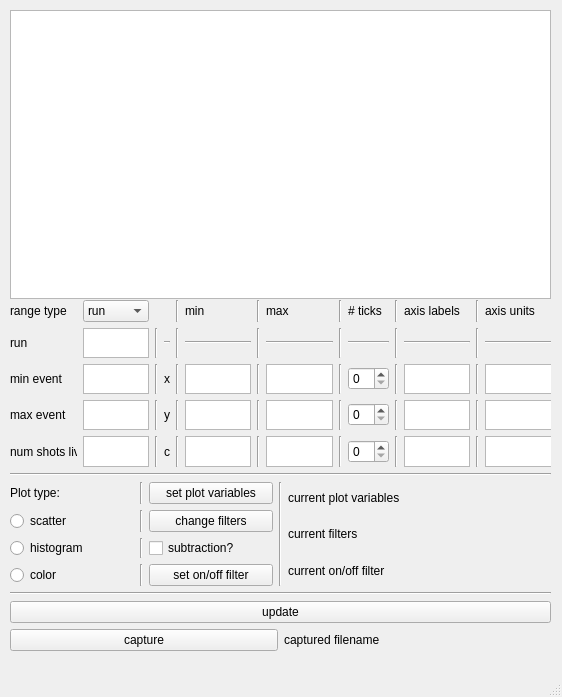
<?xml version="1.0" encoding="UTF-8"?>
<ui version="4.0">
 <class>Plot</class>
 <widget class="QMainWindow" name="Plot">
  <property name="geometry">
   <rect>
    <x>0</x>
    <y>0</y>
    <width>562</width>
    <height>697</height>
   </rect>
  </property>
  <property name="windowTitle">
   <string>Plotter</string>
  </property>
  <widget class="QWidget" name="centralwidget">
   <widget class="QWidget" name="verticalLayoutWidget">
    <property name="geometry">
     <rect>
      <x>10</x>
      <y>300</y>
      <width>541</width>
      <height>351</height>
     </rect>
    </property>
    <layout class="QVBoxLayout" name="verticalLayout">
     <property name="sizeConstraint">
      <enum>QLayout::SetDefaultConstraint</enum>
     </property>
     <item>
      <layout class="QGridLayout" name="gridLayout">
       <item row="0" column="0">
        <widget class="QLabel" name="lbl_run_event">
         <property name="text">
          <string>range type</string>
         </property>
        </widget>
       </item>
       <item row="0" column="15">
        <widget class="QLabel" name="lbl_axis_units">
         <property name="text">
          <string>axis units</string>
         </property>
        </widget>
       </item>
       <item row="4" column="15">
        <widget class="QTextEdit" name="tbox_c_axis_units"/>
       </item>
       <item row="3" column="14">
        <widget class="Line" name="line_38">
         <property name="orientation">
          <enum>Qt::Vertical</enum>
         </property>
        </widget>
       </item>
       <item row="2" column="1">
        <widget class="QPlainTextEdit" name="tbox_min_event"/>
       </item>
       <item row="4" column="8">
        <widget class="Line" name="line_18">
         <property name="orientation">
          <enum>Qt::Vertical</enum>
         </property>
        </widget>
       </item>
       <item row="2" column="0">
        <widget class="QLabel" name="lbl_min_event">
         <property name="text">
          <string>min event</string>
         </property>
        </widget>
       </item>
       <item row="1" column="0">
        <widget class="QLabel" name="lbl_run">
         <property name="text">
          <string>run</string>
         </property>
        </widget>
       </item>
       <item row="1" column="7">
        <widget class="Line" name="line_9">
         <property name="orientation">
          <enum>Qt::Horizontal</enum>
         </property>
        </widget>
       </item>
       <item row="1" column="4">
        <widget class="Line" name="line">
         <property name="orientation">
          <enum>Qt::Vertical</enum>
         </property>
        </widget>
       </item>
       <item row="4" column="5">
        <widget class="QLabel" name="lbl_c">
         <property name="text">
          <string>c</string>
         </property>
        </widget>
       </item>
       <item row="3" column="5">
        <widget class="QLabel" name="lbl_y">
         <property name="text">
          <string>y</string>
         </property>
        </widget>
       </item>
       <item row="0" column="12">
        <widget class="Line" name="line_20">
         <property name="orientation">
          <enum>Qt::Vertical</enum>
         </property>
        </widget>
       </item>
       <item row="2" column="4">
        <widget class="Line" name="line_4">
         <property name="orientation">
          <enum>Qt::Vertical</enum>
         </property>
        </widget>
       </item>
       <item row="3" column="4">
        <widget class="Line" name="line_5">
         <property name="orientation">
          <enum>Qt::Vertical</enum>
         </property>
        </widget>
       </item>
       <item row="1" column="9">
        <widget class="Line" name="line_21">
         <property name="orientation">
          <enum>Qt::Horizontal</enum>
         </property>
        </widget>
       </item>
       <item row="4" column="4">
        <widget class="Line" name="line_6">
         <property name="orientation">
          <enum>Qt::Vertical</enum>
         </property>
        </widget>
       </item>
       <item row="4" column="12">
        <widget class="Line" name="line_28">
         <property name="orientation">
          <enum>Qt::Vertical</enum>
         </property>
        </widget>
       </item>
       <item row="0" column="10">
        <widget class="Line" name="line_19">
         <property name="orientation">
          <enum>Qt::Vertical</enum>
         </property>
        </widget>
       </item>
       <item row="4" column="6">
        <widget class="Line" name="line_13">
         <property name="orientation">
          <enum>Qt::Vertical</enum>
         </property>
        </widget>
       </item>
       <item row="2" column="5">
        <widget class="QLabel" name="lbl_x">
         <property name="text">
          <string>x</string>
         </property>
        </widget>
       </item>
       <item row="1" column="6">
        <widget class="Line" name="line_8">
         <property name="orientation">
          <enum>Qt::Vertical</enum>
         </property>
        </widget>
       </item>
       <item row="1" column="5">
        <widget class="Line" name="line_7">
         <property name="orientation">
          <enum>Qt::Horizontal</enum>
         </property>
        </widget>
       </item>
       <item row="2" column="6">
        <widget class="Line" name="line_11">
         <property name="orientation">
          <enum>Qt::Vertical</enum>
         </property>
        </widget>
       </item>
       <item row="0" column="8">
        <widget class="Line" name="line_14">
         <property name="orientation">
          <enum>Qt::Vertical</enum>
         </property>
        </widget>
       </item>
       <item row="0" column="6">
        <widget class="Line" name="line_10">
         <property name="orientation">
          <enum>Qt::Vertical</enum>
         </property>
        </widget>
       </item>
       <item row="0" column="7">
        <widget class="QLabel" name="lbl_min">
         <property name="text">
          <string>min</string>
         </property>
        </widget>
       </item>
       <item row="3" column="6">
        <widget class="Line" name="line_12">
         <property name="orientation">
          <enum>Qt::Vertical</enum>
         </property>
        </widget>
       </item>
       <item row="1" column="8">
        <widget class="Line" name="line_15">
         <property name="orientation">
          <enum>Qt::Vertical</enum>
         </property>
        </widget>
       </item>
       <item row="0" column="9">
        <widget class="QLabel" name="lbl_max">
         <property name="text">
          <string>max</string>
         </property>
        </widget>
       </item>
       <item row="3" column="8">
        <widget class="Line" name="line_17">
         <property name="orientation">
          <enum>Qt::Vertical</enum>
         </property>
        </widget>
       </item>
       <item row="0" column="13">
        <widget class="QLabel" name="lbl_axis_labels">
         <property name="text">
          <string>axis labels</string>
         </property>
        </widget>
       </item>
       <item row="1" column="13">
        <widget class="Line" name="line_23">
         <property name="orientation">
          <enum>Qt::Horizontal</enum>
         </property>
        </widget>
       </item>
       <item row="1" column="11">
        <widget class="Line" name="line_22">
         <property name="orientation">
          <enum>Qt::Horizontal</enum>
         </property>
        </widget>
       </item>
       <item row="0" column="11">
        <widget class="QLabel" name="lbl_num_ticks">
         <property name="text">
          <string># ticks</string>
         </property>
        </widget>
       </item>
       <item row="1" column="10">
        <widget class="Line" name="line_24">
         <property name="orientation">
          <enum>Qt::Vertical</enum>
         </property>
        </widget>
       </item>
       <item row="3" column="10">
        <widget class="Line" name="line_26">
         <property name="orientation">
          <enum>Qt::Vertical</enum>
         </property>
        </widget>
       </item>
       <item row="2" column="10">
        <widget class="Line" name="line_25">
         <property name="orientation">
          <enum>Qt::Vertical</enum>
         </property>
        </widget>
       </item>
       <item row="4" column="10">
        <widget class="Line" name="line_27">
         <property name="orientation">
          <enum>Qt::Vertical</enum>
         </property>
        </widget>
       </item>
       <item row="1" column="12">
        <widget class="Line" name="line_31">
         <property name="orientation">
          <enum>Qt::Vertical</enum>
         </property>
        </widget>
       </item>
       <item row="3" column="12">
        <widget class="Line" name="line_29">
         <property name="orientation">
          <enum>Qt::Vertical</enum>
         </property>
        </widget>
       </item>
       <item row="2" column="12">
        <widget class="Line" name="line_30">
         <property name="orientation">
          <enum>Qt::Vertical</enum>
         </property>
        </widget>
       </item>
       <item row="2" column="11">
        <widget class="QSpinBox" name="spinBox_x_num_ticks"/>
       </item>
       <item row="4" column="11">
        <widget class="QSpinBox" name="spinBox_z_num_ticks"/>
       </item>
       <item row="3" column="11">
        <widget class="QSpinBox" name="spinBox_y_num_ticks"/>
       </item>
       <item row="2" column="9">
        <widget class="QTextEdit" name="tbox_x_max"/>
       </item>
       <item row="2" column="7">
        <widget class="QTextEdit" name="tbox_x_min"/>
       </item>
       <item row="3" column="7">
        <widget class="QTextEdit" name="tbox_y_min"/>
       </item>
       <item row="4" column="7">
        <widget class="QTextEdit" name="tbox_c_min"/>
       </item>
       <item row="2" column="13">
        <widget class="QTextEdit" name="tbox_x_axis_labels"/>
       </item>
       <item row="4" column="0">
        <widget class="QLabel" name="lbl_live">
         <property name="text">
          <string>num shots live</string>
         </property>
        </widget>
       </item>
       <item row="4" column="9">
        <widget class="QTextEdit" name="tbox_c_max"/>
       </item>
       <item row="3" column="9">
        <widget class="QTextEdit" name="tbox_y_max"/>
       </item>
       <item row="3" column="13">
        <widget class="QTextEdit" name="tbox_y_axis_labels"/>
       </item>
       <item row="4" column="13">
        <widget class="QTextEdit" name="tbox_c_axis_labels"/>
       </item>
       <item row="3" column="1">
        <widget class="QTextEdit" name="tbox_max_event"/>
       </item>
       <item row="3" column="0">
        <widget class="QLabel" name="lbl_max_event">
         <property name="text">
          <string>max event</string>
         </property>
        </widget>
       </item>
       <item row="2" column="14">
        <widget class="Line" name="line_39">
         <property name="orientation">
          <enum>Qt::Vertical</enum>
         </property>
        </widget>
       </item>
       <item row="0" column="14">
        <widget class="Line" name="line_41">
         <property name="orientation">
          <enum>Qt::Vertical</enum>
         </property>
        </widget>
       </item>
       <item row="0" column="1">
        <widget class="QComboBox" name="comboBox_run_event">
         <item>
          <property name="text">
           <string>run</string>
          </property>
         </item>
         <item>
          <property name="text">
           <string>events</string>
          </property>
         </item>
         <item>
          <property name="text">
           <string>live</string>
          </property>
         </item>
        </widget>
       </item>
       <item row="2" column="8">
        <widget class="Line" name="line_16">
         <property name="orientation">
          <enum>Qt::Vertical</enum>
         </property>
        </widget>
       </item>
       <item row="4" column="14">
        <widget class="Line" name="line_42">
         <property name="orientation">
          <enum>Qt::Vertical</enum>
         </property>
        </widget>
       </item>
       <item row="3" column="15">
        <widget class="QTextEdit" name="tbox_y_axis_units"/>
       </item>
       <item row="1" column="15">
        <widget class="Line" name="line_43">
         <property name="orientation">
          <enum>Qt::Horizontal</enum>
         </property>
        </widget>
       </item>
       <item row="2" column="15">
        <widget class="QTextEdit" name="tbox_x_axis_units"/>
       </item>
       <item row="1" column="14">
        <widget class="Line" name="line_40">
         <property name="orientation">
          <enum>Qt::Vertical</enum>
         </property>
        </widget>
       </item>
       <item row="4" column="1">
        <widget class="QTextEdit" name="tbox_num_shots_live"/>
       </item>
       <item row="1" column="1">
        <widget class="QTextEdit" name="tbox_run"/>
       </item>
      </layout>
     </item>
     <item>
      <widget class="Line" name="line_2">
       <property name="orientation">
        <enum>Qt::Horizontal</enum>
       </property>
      </widget>
     </item>
     <item>
      <layout class="QHBoxLayout" name="horizontalLayout_2">
       <item>
        <layout class="QGridLayout" name="gridLayout_3" rowstretch="0,0,0,0">
         <item row="2" column="0">
          <widget class="QRadioButton" name="radioBtn_histogram">
           <property name="text">
            <string>histogram</string>
           </property>
          </widget>
         </item>
         <item row="3" column="0">
          <widget class="QRadioButton" name="radioBtn_color">
           <property name="text">
            <string>color</string>
           </property>
          </widget>
         </item>
         <item row="1" column="0">
          <widget class="QRadioButton" name="radioBtn_scatter">
           <property name="text">
            <string>scatter</string>
           </property>
          </widget>
         </item>
         <item row="2" column="2">
          <widget class="QCheckBox" name="checkBox_subtraction">
           <property name="text">
            <string>subtraction?</string>
           </property>
          </widget>
         </item>
         <item row="0" column="0">
          <widget class="QLabel" name="lbl_plot_type">
           <property name="text">
            <string>Plot type:</string>
           </property>
          </widget>
         </item>
         <item row="3" column="2">
          <widget class="QPushButton" name="btn_set_onoff_filter">
           <property name="text">
            <string>set on/off filter</string>
           </property>
          </widget>
         </item>
         <item row="1" column="2">
          <widget class="QPushButton" name="btn_change_filters">
           <property name="text">
            <string>change filters</string>
           </property>
          </widget>
         </item>
         <item row="3" column="1">
          <widget class="Line" name="line_34">
           <property name="orientation">
            <enum>Qt::Vertical</enum>
           </property>
          </widget>
         </item>
         <item row="2" column="1">
          <widget class="Line" name="line_35">
           <property name="orientation">
            <enum>Qt::Vertical</enum>
           </property>
          </widget>
         </item>
         <item row="1" column="1">
          <widget class="Line" name="line_32">
           <property name="orientation">
            <enum>Qt::Vertical</enum>
           </property>
          </widget>
         </item>
         <item row="0" column="2">
          <widget class="QPushButton" name="btn_set_plot_var">
           <property name="text">
            <string>set plot variables</string>
           </property>
          </widget>
         </item>
         <item row="0" column="1">
          <widget class="Line" name="line_33">
           <property name="orientation">
            <enum>Qt::Vertical</enum>
           </property>
          </widget>
         </item>
        </layout>
       </item>
       <item>
        <widget class="Line" name="line_36">
         <property name="orientation">
          <enum>Qt::Vertical</enum>
         </property>
        </widget>
       </item>
       <item>
        <layout class="QVBoxLayout" name="verticalLayout_2">
         <item>
          <widget class="QLabel" name="lbl_current_plot_var">
           <property name="text">
            <string>current plot variables</string>
           </property>
          </widget>
         </item>
         <item>
          <widget class="QLabel" name="lbl_current_filters">
           <property name="text">
            <string>current filters</string>
           </property>
          </widget>
         </item>
         <item>
          <widget class="QLabel" name="lbl_current_onoff_filter">
           <property name="text">
            <string>current on/off filter</string>
           </property>
          </widget>
         </item>
        </layout>
       </item>
      </layout>
     </item>
     <item>
      <widget class="Line" name="line_3">
       <property name="orientation">
        <enum>Qt::Horizontal</enum>
       </property>
      </widget>
     </item>
     <item>
      <widget class="QPushButton" name="btn_update">
       <property name="text">
        <string>update</string>
       </property>
      </widget>
     </item>
     <item>
      <layout class="QHBoxLayout" name="horizontalLayout">
       <item>
        <widget class="QPushButton" name="btn_capture">
         <property name="text">
          <string>capture</string>
         </property>
        </widget>
       </item>
       <item>
        <widget class="QLabel" name="lbl_captured_filename">
         <property name="text">
          <string>captured filename</string>
         </property>
        </widget>
       </item>
      </layout>
     </item>
    </layout>
   </widget>
   <widget class="QGraphicsView" name="replace_with_plot">
    <property name="geometry">
     <rect>
      <x>10</x>
      <y>10</y>
      <width>541</width>
      <height>289</height>
     </rect>
    </property>
    <property name="minimumSize">
     <size>
      <width>541</width>
      <height>289</height>
     </size>
    </property>
    <property name="maximumSize">
     <size>
      <width>541</width>
      <height>289</height>
     </size>
    </property>
   </widget>
  </widget>
  <widget class="QStatusBar" name="statusbar"/>
 </widget>
 <resources/>
 <connections/>
</ui>
